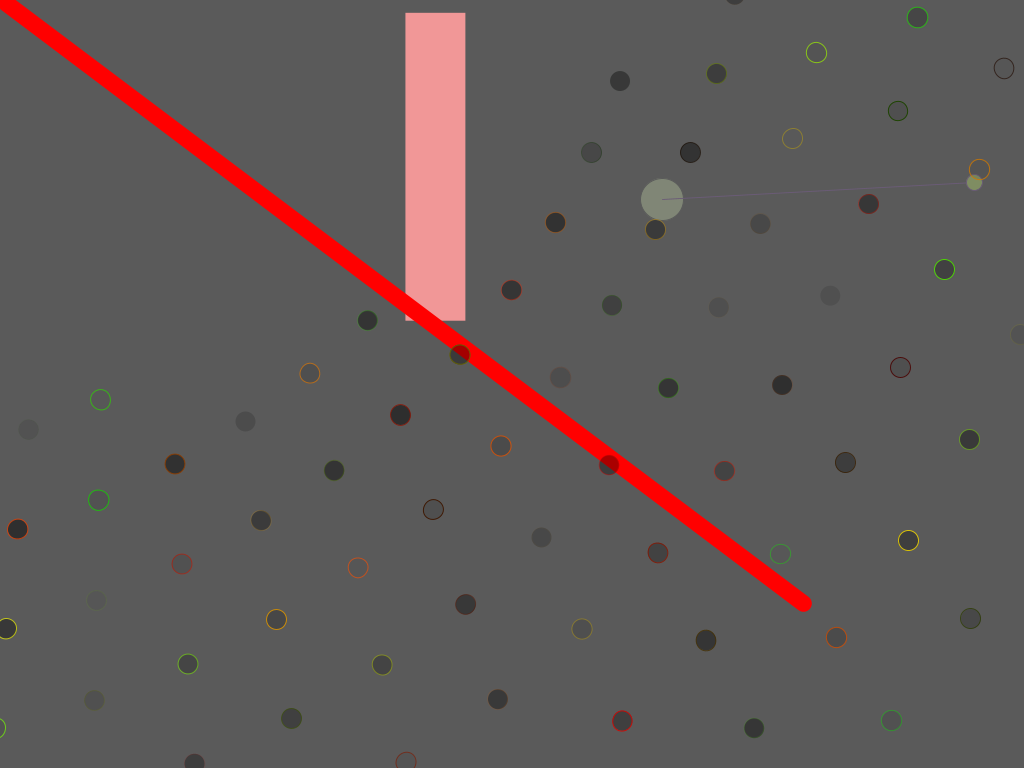
Frame 1 (no input)
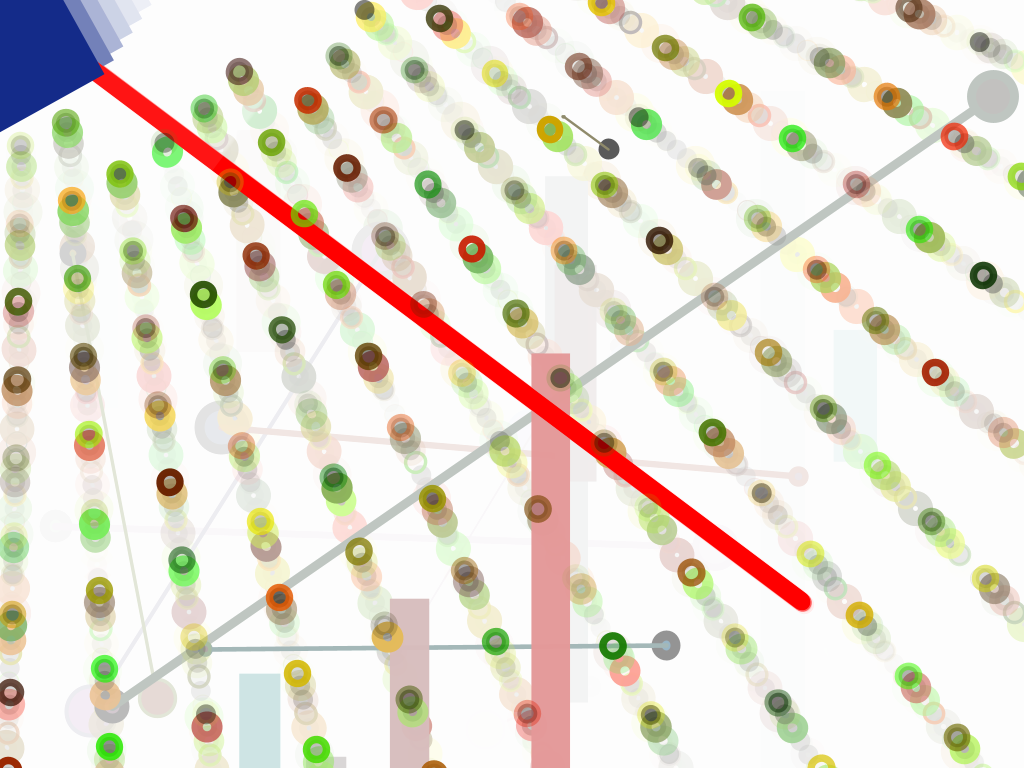
Frame 60 (the mouse pressed at the canvas centre just before this capture)
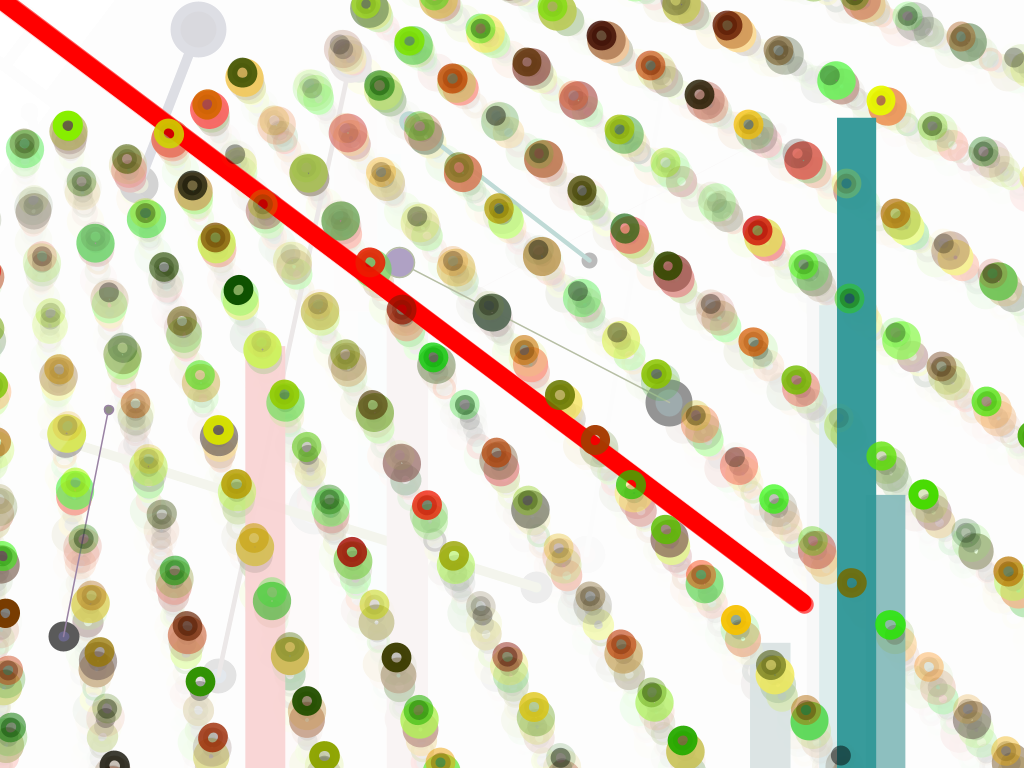
Frame 120 (the mouse held since frame 60 and released just before this capture)

The Processing sketch that drew these frames (run headless with seeded random() and noise(); from frame 60 on, the mouse is pressed at the canvas centre):

// Processing sketch: processing_47505
// ── processing_47505.pde

float posX;
float posY;
float posX1;
float posY1;
float s;
float z;
float bcc;
float n;
float n2;
float opp;
float a;
float inc;
float si;
float si2;
float si3;


void setup(){
 size(1024,768);
 background(0);
smooth(); 
frameRate(5);
  
  
  
}

void draw(){
  
  posX = random(width);
  posY = random(height);
  posX1 = random(width);
  posY1 = random(height);
  s = random (50);
  z = random (50);
 
  
 fill(random(127),random(127), random(127));
  ellipse (posX, posY, s,s);
 
  strokeWeight(random(10));
  stroke(random(127),random(127),random(127));
  line (posX, posY, posX1, posY1);
  
  fill(random(127),random(127), random(127));
  ellipse (posX1, posY1, z,z);
  
    noStroke();
fill(255,255,255,50);
rect(0, 0, width, height);
  
  bcc = bcc + 0.01;
  n = noise(bcc);
for (int i= 0; i<100; i++){
 
 n2 = n*i;
}
 
  fill (random(255), 127,127, 250);
 rect (random(width)+n,random(height)+n,n2,n2+random(width));

fill(255,255,255,50);
rect(0, 0, width, height);
    for (int k =0; k<5; k++){
 stroke(255,0,0);
 strokeWeight(random(20));
 line(0+k+k, 0+k, 800+k, 600+k);
    }
    
      
   noStroke();
fill(0,0,0,0.03);
rect(0, 0, width, height);
 
 translate(0, -height/2);
  
  
  opp = opp + .01;
  float n = noise(opp) * width;
  float m = noise(opp) * height;
   
 for (int i=0; i<3000; i++){
   
   stroke (random(255),random(255),0, random(255));
  fill (0,0,0, random(127));
  posX = n;
  posY = m;
 ellipse (posX+i, posY+i, 20, 20);
  translate(opp, opp*i);
  rotate (180);
  }

noFill();
   
  stroke(random(255), random(255), random(255), 10);
   
  if (keyPressed == true){
   fill(255,255,0,2);
  }
 
  beginShape();
  vertex (random(width), random(height));
  vertex (random(width), random(height));
  vertex (random(width), random(height));
  vertex (random(width), random(height));
  vertex (random(width), random(height));
  vertex (random(width), random(height));
  vertex (random(width), random(height));
  endShape();

     noStroke();
    fill(0, 25, 127);
    rect(0, 0, width, height);
    
 
  translate (width/2, height/2);
   
  fill(127, 0, 127, 20);
  for (int i=0; i<600; i=i+2) {
    ellipse(i*sin(a), 50, i, 50+tan(a)*2.0);
    a = a + inc;
    rotate (90);
  }
  
    noStroke();
  fill(255, 255, 255, 20);
  rect(0, 0, width, height);
   
 
  stroke(0);
  si = random(200);
  strokeWeight(10);
  fill(255);
  ellipse (200,200, si,si);
  si2 = random(200);
  strokeWeight(10);
  fill(255);
  ellipse (600,200, si2,si2);
   si3 = random(200);
  rect(width/2-100, height/2, si3,si3);


  
  
}
